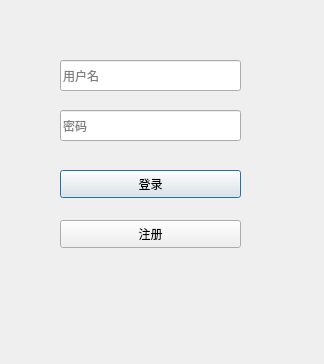
<?xml version="1.0" encoding="UTF-8"?>
<ui version="4.0">
 <class>LoginDialog</class>
 <widget class="QDialog" name="LoginDialog">
  <property name="geometry">
   <rect>
    <x>0</x>
    <y>0</y>
    <width>324</width>
    <height>364</height>
   </rect>
  </property>
  <property name="windowTitle">
   <string>Dialog</string>
  </property>
  <widget class="QPushButton" name="login_btn">
   <property name="geometry">
    <rect>
     <x>60</x>
     <y>170</y>
     <width>181</width>
     <height>28</height>
    </rect>
   </property>
   <property name="text">
    <string>登录</string>
   </property>
  </widget>
  <widget class="QLineEdit" name="Username">
   <property name="geometry">
    <rect>
     <x>60</x>
     <y>60</y>
     <width>181</width>
     <height>31</height>
    </rect>
   </property>
   <property name="placeholderText">
    <string>用户名</string>
   </property>
  </widget>
  <widget class="QPushButton" name="Register_btn">
   <property name="geometry">
    <rect>
     <x>60</x>
     <y>220</y>
     <width>181</width>
     <height>28</height>
    </rect>
   </property>
   <property name="text">
    <string>注册</string>
   </property>
  </widget>
  <widget class="QLineEdit" name="password">
   <property name="geometry">
    <rect>
     <x>60</x>
     <y>110</y>
     <width>181</width>
     <height>31</height>
    </rect>
   </property>
   <property name="echoMode">
    <enum>QLineEdit::Password</enum>
   </property>
   <property name="placeholderText">
    <string>密码</string>
   </property>
  </widget>
 </widget>
 <resources/>
 <connections/>
</ui>
